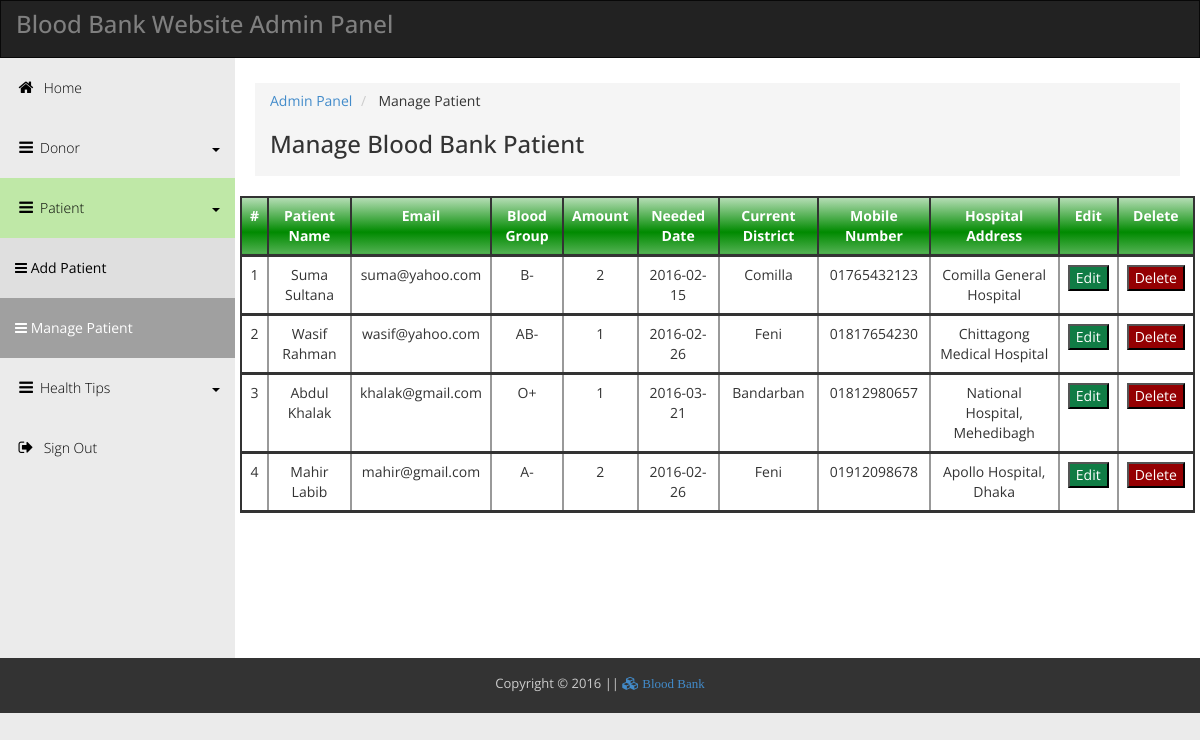
Page /admin/manage_patient.php (signed in) on the committed database.
### tables this page shows
CREATE TABLE IF NOT EXISTS `patient` (
  `user_id` int(11) NOT NULL,
  `name` varchar(50) NOT NULL,
  `email` varchar(20) NOT NULL,
  `password` varchar(15) NOT NULL,
  `blood_group` varchar(5) NOT NULL,
  `amount` int(2) NOT NULL,
  `needed_date` date NOT NULL,
  `district` varchar(20) NOT NULL,
  `mob_num` varchar(11) NOT NULL,
  `address` varchar(250) NOT NULL
);

### admin/manage_patient.php (the view, shortened to what this page needs)
<!DOCTYPE html>
<head>
<?php include 'include/Header.php'; ?>
<link rel="stylesheet" href="css/pagination.css">
</head>
<body>
<?php include 'include/Topbar.php'; ?>
<div class="template-page-wrapper">
	  <div class="navbar-collapse collapse templatemo-sidebar">
		<?php include 'include/Left_sidebar.php'; ?>
	  </div>
	  <div class="templatemo-content-wrapper">
		<div class="templatemo-content" align="left";>
		  <ol class="breadcrumb">
			<li><a href="login_process.php">Admin Panel</a></li>
			<li> Manage Patient </li>
				<h1>Manage Blood Bank Patient</h1>
		  </ol>
		  <div class="row animfade">
<body style="text-align:center;">
     <div class="table-responsive"><table class="table" align="center" bgcolor="#F9F9F9" width="100">
            <tr>
                <th>#</th>
                <th>Patient Name</th>
                <th>Email</th>
                <th>Blood Group</th>
                <th>Amount</th>
                <th>Needed Date</th>
                <th>Current District</th>
                <th>Mobile Number</th>
				<th>Hospital Address</th>
                <th>Edit</th>
                <th>Delete</th>
            </tr>
<?php
include("../database/connect.php");
	$get_patient= "select * from patient";
	$run=mysqli_query($connection, $get_patient);
	$i=1;
	while($row=mysqli_fetch_assoc($run)){
	        $user_id=$row['user_id'];
			$name=$row['name'];
			$email=$row['email'];
			$blood_group=$row['blood_group'];
			$amount=$row['amount'];
			$needed_date=$row['needed_date'];
			$district=$row['district'];
			$mob_num=$row['mob_num'];
			$address=$row['address'];
	?>
            <tr class="view" align="center">
                <td><?php echo $i++; ?></td>
                <td><?php echo $name; ?></td>
                <td><?php echo $email; ?></td>
                <td><?php echo $blood_group; ?></td>
                <td><?php echo $amount; ?></td>
		        <td><?php echo $needed_date; ?></td>
				<td><?php echo $district; ?></td>
                <td><?php echo $mob_num; ?></td>
                <td><?php echo $address; ?></td>
                <td><a href="edit_patient.php?edit=<?php echo $user_id; ?>"><button>Edit</button></a></td>
                <td><a href="delete_patient.php?delete=<?php echo $user_id; ?>" onClick="return confirm('Are you sure?')";><button style="background:#940002;">Delete</button></a></td>
            </tr>
  <?php } ?>
    </table></div>
</div>
</div>
</div>
	</div>
	  <footer class="templatemo-footer">
		 <?php include 'include/Footer.php'; ?>
	  </footer>
  </body>
</html>

### admin/include/Header.php (shortened to what this page needs)
<!DOCTYPE html>
  <link rel="stylesheet" href="css/bootstrap.min.css">
  <link rel="stylesheet" href="css/templatemo_main.css">
  <link rel="stylesheet" href="css/animate.min.css">
  <link rel="stylesheet" href="css/custom_style.css">

### admin/include/Topbar.php (shortened to what this page needs)
<div class="navbar navbar-inverse" role="navigation">
    <div class="navbar-header">
      <div class="logo"><h1>Blood Bank Website Admin Panel</h1></div>
    </div>
  </div>

### admin/include/Left_sidebar.php (shortened to what this page needs)
<div class="templatemo-sidebar">
    <ul class="templatemo-sidebar-menu" id="myMenu" style="text-align:left;">
        <li><a href="home.php"><i class="fa fa-home"></i> Home </a></li>
        <li class="sub" >
            <a href="javascript:;">
                <i class="fa fa-bars"></i>Donor <div class="pull-right"><span class="caret"></span></div>
            </a>
        </li>
		<li class="sub" >
            <a href="javascript:;">
                <i class="fa fa-bars"></i>Patient <div class="pull-right"><span class="caret"></span></div>
            </a>
            <ul class="templatemo-submenu">
                <li><a href="add_patient.php"><i class="fa fa-bars"></i> Add Patient</a></li>
			    <li><a href="manage_patient.php"><i class="fa fa-bars"></i> Manage Patient</a></li>
            </ul>
        </li>
        <li class="sub" >
            <a href="javascript:;">
                <i class="fa fa-bars"></i>Health Tips <div class="pull-right"><span class="caret"></span></div>
            </a>
        </li>
        <li><a href="logout.php" ><i class="fa fa-sign-out"></i> Sign Out </a></li>
    </ul>
</div>

### admin/include/Footer.php
<footer class="templatemo-footer">
  <div class="templatemo-copyright">
    <p>Copyright &copy; 2016 || <a href="#" class="fa fa-cubes"> Blood Bank </a> </p>
  </div>
</footer>

### admin/css/templatemo_main.css (style rules this page uses)
* { font-family: 'Open Sans', sans-serif; }
body { background-color: rgb(235,235,235); }
h1 { font-size: 24px; }
.logo { display: inline-block; }
.logo h1 { font-size: 24px; margin: 10px 15px; }
.templatemo-content-wrapper { float: left; width: 100%; }
.templatemo-content { margin-left: 235px; margin-top: 0px; min-height: 600px; padding: 25px 20px 0 20px; background-color: white; overflow-x: hidden; }
.templatemo-footer { clear: both; font-size: 13px; padding: 8px 0 5px 0; text-align: center; color: #ccc; background-color: #333; }
.templatemo-copyright { text-color: #fff; }
.navbar { margin-bottom: 0; border-radius: 0; }
.navbar-header { color: rgb(127,127,127); }
.templatemo-sidebar { padding: 0; margin-top: 0px; }
.templatemo-sidebar .templatemo-sidebar-menu { list-style: none; margin: 0; padding: 0; }
.templatemo-sidebar .templatemo-sidebar-menu > li { display: block; margin: 0; padding: 0; border: 0px; }
.templatemo-sidebar .templatemo-sidebar-menu > li > a { display: block; position: relative; margin: 0; border: 0px; padding: 20px 15px; text-decoration: none; font-size: 14px; font-weight: 300; }
.templatemo-sidebar-menu a { color: black; }
.templatemo-submenu { padding-left: 0; }
.templatemo-submenu li { list-style: none; background-color: #DFDFDF; }
.templatemo-submenu li a { display: block; padding: 20px 15px; margin: 0; }
.templatemo-sidebar .templatemo-sidebar-menu >li.active, .templatemo-sidebar .templatemo-sidebar-menu>li>a:hover { background-color: rgb(191, 232, 167); }
.templatemo-sidebar .templatemo-sidebar-menu > li > a > i { font-size: 16px; top: 2px; margin-top: 1px; margin-left: 1px; margin-right: 4px; display: inline-block; width: 1.25em; text-align: center; }
.nav-pills>li>a, .nav-tabs>li>a, .alert, .progress, .panel, .btn, .panel-group .panel, .form-control, .modal-content, .breadcrumb { border-radius: 0; }
@media screen and (min-width: 992px) { .templatemo-sidebar { width: 235px; float: left; position: relative; margin-right: -100%; } }

### admin/css/custom_style.css (style rules this page uses)
th { background: rgb(180,221,180); background: -moz-linear-gradient(top, rgb(180,221,180) 0%, rgb(0,138,0) 61%, rgb(82,177,82) 99%, rgb(0,138,0) 100%, rgb(131,199,131) 100%, rgb(0,36,0) 100%); background: -webkit-gradient(linear, left top, left bottom, color-stop(0%,rgb(180,221,180)), color-stop(61%,rgb(0,138,0)), color-stop(99%,rgb(82,177,82)), color-stop(100%,rgb(0,138,0)), color-stop(100%,rgb(131,199,131)), color-stop(100%,rgb(0,36,0))); background: -webkit-linear-gradient(top, rgb(180,221,180) 0%,rgb(0,138,0) 61%,rgb(82,177,82) 99%,rgb(0,138,0) 100%,rgb(131,199,131) 100%,rgb(0,36,0) 100%); background: -o-linear-gradient(top, rgb(180,221,180) 0%,rgb(0,138,0) 61%,rgb(82,177,82) 99%,rgb(0,138,0) 100%,rgb(131,199,131) 100%,rgb(0,36,0) 100%); background: -ms-linear-gradient(top, rgb(180,221,180) 0%,rgb(0,138,0) 61%,rgb(82,177,82) 99%,rgb(0,138,0) 100%,rgb(131,199,131) 100%,rgb(0,36,0) 100%); background: linear-gradient(to bottom, rgb(180,221,180) 0%,rgb(0,138,0) 61%,rgb(82,177,82) 99%,rgb(0,138,0) 100%,rgb(131,199,131) 100%,rgb(0,36,0) 100%); filter: progid:DXImageTransform.Microsoft.gradient( startColorstr='#b4ddb4', endColorstr='#002400',GradientType=0 ); color:#fff; text-align:center; }
.animfade { animation: fadeIn .6s ease-in-out ; -webkit-animation : fadeIn .6s ease-in-out; }
.table td { text-align:inherit; }

### admin/manage_patient.php (style rules this page uses)
table { border:2px solid #333; }
td,tr,th { margin:0; padding:15px; }
th { border-left:2px solid #333; border-bottom:3px solid #333; }
td { border-left:2px solid #999; border-bottom:3px solid #333; }
th:first-child { border-left:none; padding:5px; }
td:first-child { border-left:none; padding:5px; }
button { color:white; background:#107C45; }

### admin/include/Left_sidebar.php (style rules this page uses)
#myMenu li.active { background:#BFE8A7; color:#fff; }
#myMenu ul li.active a { background:#A0A0A0 none; color:#fff; }

### rows in the picture
patient: name "Suma Sultana", email "suma@yahoo.com", blood_group "B-", amount "2", needed_date "2016-02-15", district "Comilla", mob_num "01765432123", address "Comilla General Hospital"
patient: name "Wasif Rahman", email "wasif@yahoo.com", blood_group "AB-", amount "1", needed_date "2016-02-26", district "Feni", mob_num "01817654230", address "Chittagong Medical Hospital"
patient: name "Abdul Khalak", email "khalak@gmail.com", blood_group "O+", amount "1", needed_date "2016-03-21", district "Bandarban", mob_num "01812980657", address "National Hospital, Mehedibagh"
patient: name "Mahir Labib", email "mahir@gmail.com", blood_group "A-", amount "2", needed_date "2016-02-26", district "Feni", mob_num "01912098678", address "Apollo Hospital, Dhaka"
